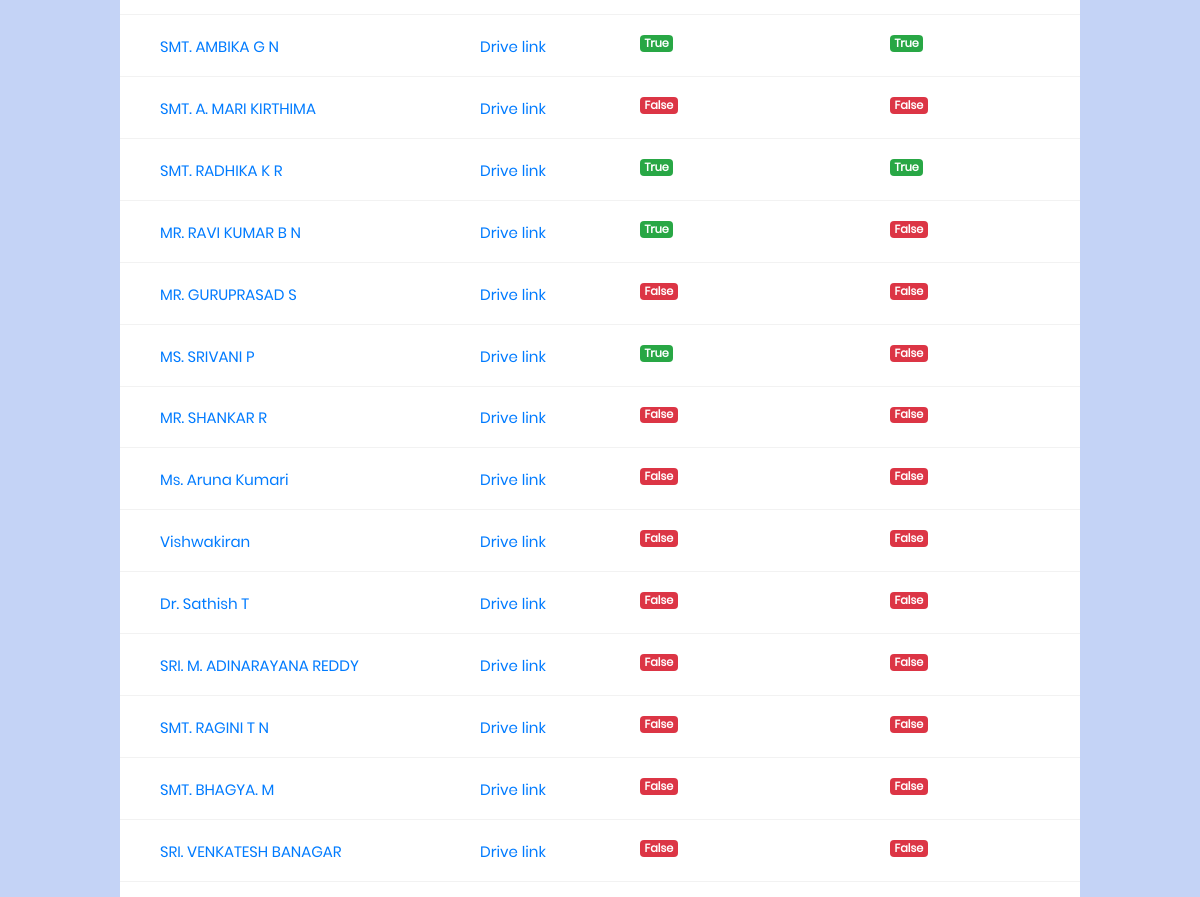
Before: /hod_display/ (signed in, middle part) with the older database file.
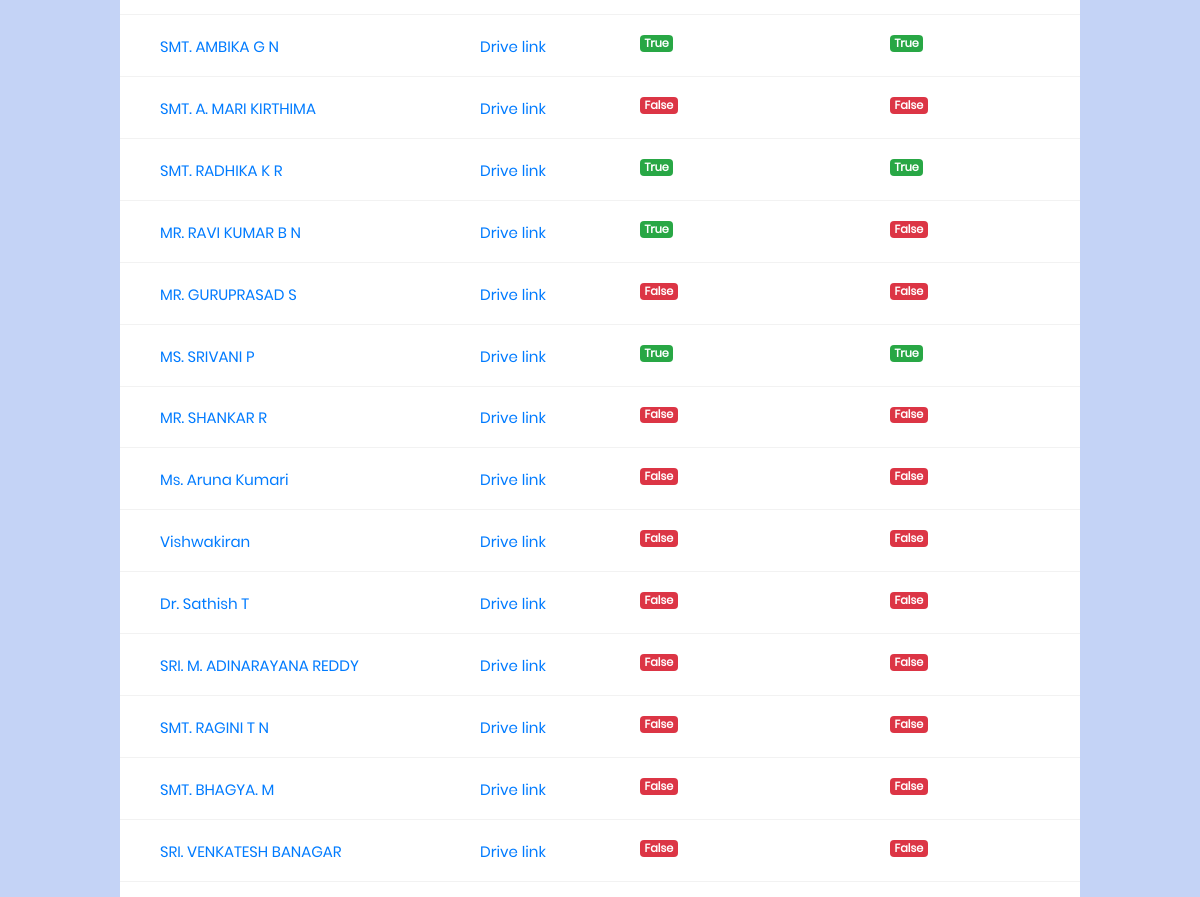
After: the same page with the newer database file.
### facform1/models.py (models this page shows, shortened)
class User(AbstractUser):
	phone = models.BigIntegerField(null=True)
	department = models.ForeignKey('Department', on_delete=models.CASCADE,null=True)
	designation = models.ForeignKey('Designation', on_delete=models.CASCADE,null=True)
	teach_status = models.BooleanField(default=False)
	hod_status = models.BooleanField(default=False)
	principal_status = models.BooleanField(default=False)
	doc_link = models.CharField(max_length=2000, blank=True, null=True)
	info = models.CharField(max_length=20, blank=True, null=True)
	def is_hod(self):
		faculty = Designation.objects.get(name="hod")
		faculty1 = str(faculty)
		faculty2 = str(self.designation.name)
		if faculty1 == faculty2:
			return True
		return False

### facform1/views.py (the view)
# urls.py: url(r'^hod_display/', views.hod_display,name="hod_display"),
@login_required
def hod_display(request):
	user = request.user
	hod_dept = user.department
	if request.user.is_hod() and request.user.department == hod_dept:
		user = request.user
		pk = request.user.pk
		hod_desg = user.designation
		c1 = User.objects.filter(department=hod_dept).filter(designation__pk=11)
		c2 = User.objects.filter(department=hod_dept).filter(designation__pk=9)
		c3 = User.objects.filter(department=hod_dept).filter(designation__pk=10)
		c4 = list(chain(c2,c3))
		context = {'name':c1,'name1':c4 ,'hod_dept':hod_dept}
		return render(request,'hod_display.html',context=context)
	else:
		return HttpResponseRedirect('/invalid')

### facform1/models.py (called while the page is built)
	def __str__(self):
		return self.name

	def __str__(self):
		return self.name

### templates/hod_display.html (shortened to what this page needs)
<!DOCTYPE html>
{% load staticfiles %}
<html lang="en">
<head>
	<link rel="stylesheet" type="text/css" href="{% static "vendor/bootstrap/css/bootstrap.min.css" %}">
	<link rel="stylesheet" type="text/css" href="{% static "fonts/font-awesome-4.7.0/css/font-awesome.min.css" %}">
	<link rel="stylesheet" type="text/css" href="{% static "vendor/animate/animate.css" %}">
	<link rel="stylesheet" type="text/css" href="{% static "vendor/select2/select2.min.css" %}">
	<link rel="stylesheet" type="text/css" href="{% static "vendor/perfect-scrollbar/perfect-scrollbar.css" %}">
	<link rel="stylesheet" type="text/css" href="{% static "css/util.css" %}">
	<link rel="stylesheet" type="text/css" href="{% static "css/main1.css" %}">
</head>
<body style="background:#c3d1f8">
	<div style="margin-top:-25%;" class="limiter">
		<div class="container-table100">
			<div class="wrap-table100">
					<div class="table">
            {% for info in name %}
						<div class="row">
							<div class="cell" data-title="Faculty Name">
								{% if info.teach_status and info.hod_status %}
								<a href="" class="h2p">{{info.first_name}}</a>
								{% elif info.teach_status %}
								<a href="/hod_teacher_display/{{info.pk}}">{{info.first_name}}</a>
								{% else %}
								<a href="#" class="h3p">{{info.first_name}}</a>
								{% endif %}
							</div>
							<div class="cell" data-title="Documents">
								<a href="{{info.doc_link}}">Drive link</a>
							</div>
							<div class="cell" data-title="f-sub">
                {% if info.teach_status %}
								  <span class="badge badge-success pull-left">{{info.teach_status}}</span>
                {% else %}
                  <span class="badge badge-danger pull-left">{{info.teach_status}}</span>
                {% endif %}
							</div>
							<div class="cell" data-title="hod-review">
                {% if info.hod_status %}
								  <span class="badge badge-success pull-left">{{info.hod_status}}</span>
                {% else %}
                  <span class="badge badge-danger pull-left">{{info.hod_status}}</span>
                {% endif %}
							</div>
						</div>
            {% endfor %}
					</div>
			</div>
		</div>
	</div>
</body>
</html>

Changed rows visible on the page:
changed User "MS. SRIVANI P": hod_status "False" → "True"
